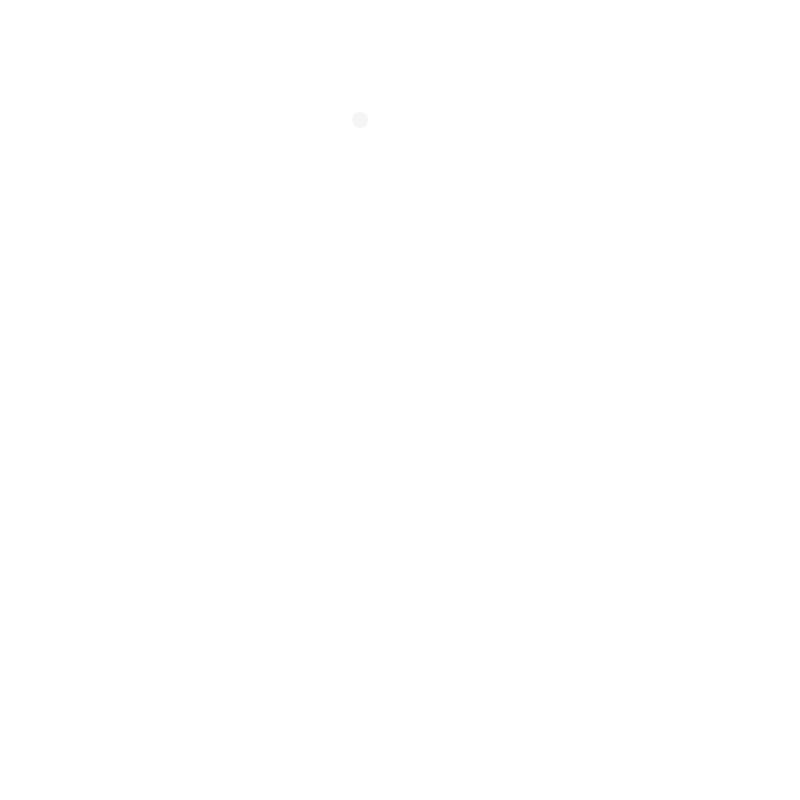
Frame 1 (no input)
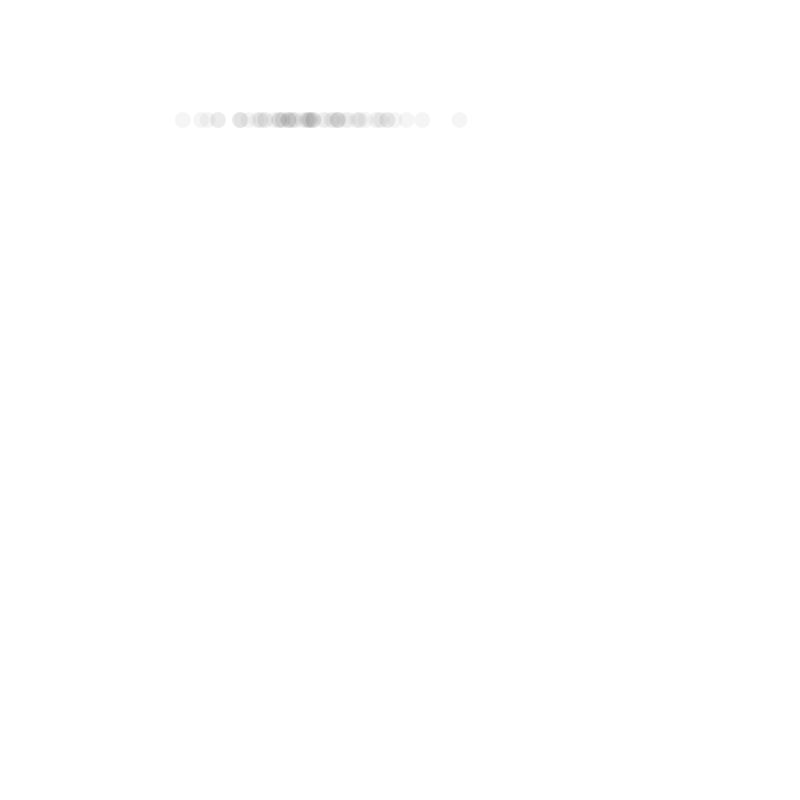
Frame 60 (no input)
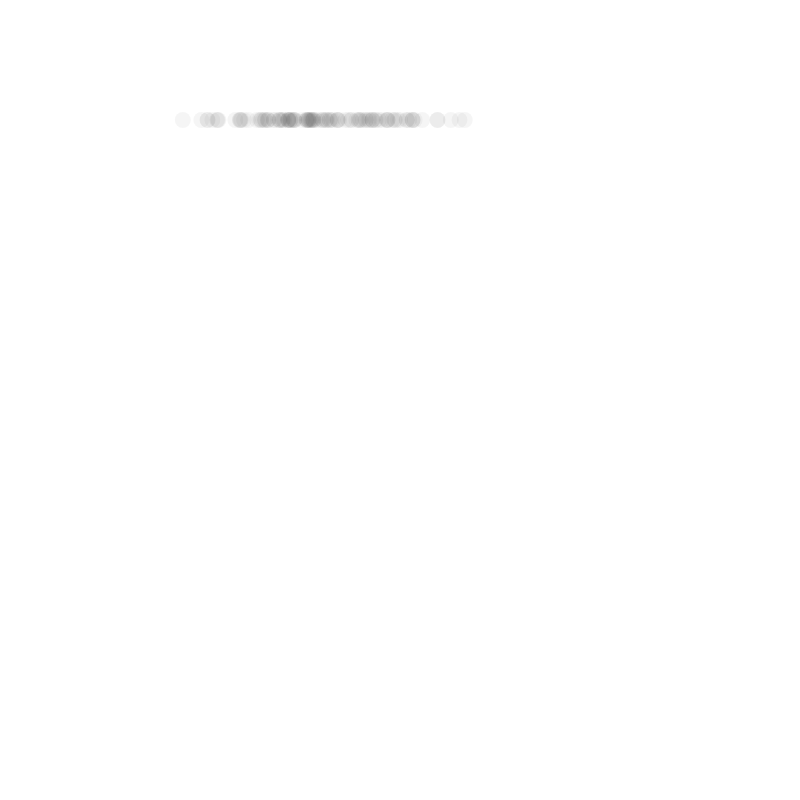
Frame 120 (the mouse pressed at the canvas centre since frame 60)

The p5.js sketch that drew these frames (run headless with seeded random() and noise() and a simulated clock; from frame 60 on, the mouse is pressed at the canvas centre):

// p5.js sketch
// ── sketch.js
let randomCounts = [];
let total = 20;

function setup() {
  createCanvas(800, 800);
  for(let i = 0; i < total; i++){
    randomCounts[i] = 0;
  }
}
function draw() {
  //{!1} A normal distribution with mean 320 and standard deviation 60
  let x = randomGaussian(320, 60);
  noStroke();
  fill(0, 10);
  circle(x, 120, 16);
}
